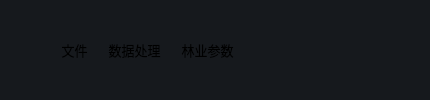
       <widget class="QWidget" name="headContainer" native="true">
        <property name="minimumSize">
         <size>
          <width>0</width>
          <height>30</height>
         </size>
        </property>
        <property name="maximumSize">
         <size>
          <width>16777215</width>
          <height>16777215</height>
         </size>
        </property>
        <property name="styleSheet">
         <string notr="true">
background-color:#16191d;

</string>
        </property>
        <layout class="QHBoxLayout" name="horizontalLayout_6">
         <property name="spacing">
          <number>0</number>
         </property>
         <property name="leftMargin">
          <number>0</number>
         </property>
         <property name="topMargin">
          <number>0</number>
         </property>
         <property name="rightMargin">
          <number>0</number>
         </property>
         <property name="bottomMargin">
          <number>0</number>
         </property>
         <item>
          <layout class="QHBoxLayout" name="menu">
           <property name="spacing">
            <number>0</number>
           </property>
           <property name="leftMargin">
            <number>6</number>
           </property>
           <property name="topMargin">
            <number>0</number>
           </property>
           <property name="rightMargin">
            <number>0</number>
           </property>
           <item>
            <widget class="QPushButton" name="menu_show">
             <property name="maximumSize">
              <size>
               <width>16777215</width>
               <height>16777215</height>
              </size>
             </property>
             <property name="font">
              <font>
               <pointsize>10</pointsize>
              </font>
             </property>
             <property name="toolTip">
              <string/>
             </property>
             <property name="styleSheet">
              <string notr="true">QPushButton {
    border-radius: 10px;
    padding: 5px;  /* 添加一些内边距，让按钮更美观 */
}

QPushButton:hover {
    background-color: #015371;
}

QPushButton:pressed {
    padding-left: 3px;
    padding-top: 3px;
}</string>
             </property>
             <property name="text">
              <string/>
             </property>
             <property name="icon">
              <iconset resource="../assets/icons/icon.qrc">
               <normaloff>:/icon/icon/menu.svg</normaloff>:/icon/icon/menu.svg</iconset>
             </property>
             <property name="iconSize">
              <size>
               <width>25</width>
               <height>25</height>
              </size>
             </property>
            </widget>
           </item>
           <item>
            <widget class="QToolButton" name="file">
             <property name="font">
              <font>
               <pointsize>10</pointsize>
              </font>
             </property>
             <property name="styleSheet">
              <string notr="true">QToolButton {
    border-radius: 10px;
    padding: 5px;  /* 添加一些内边距，让按钮更美观 */
}

QToolButton:hover {
    background-color: #015371;
}

QToolButton:pressed {
    padding-left: 3px;
    padding-top: 3px;
	background-color: #015371;
}
QToolButton::menu-indicator {
                                image: none;
}</string>
             </property>
             <property name="text">
              <string>文件</string>
             </property>
            </widget>
           </item>
           <item>
            <widget class="QToolButton" name="processing">
             <property name="font">
              <font>
               <pointsize>10</pointsize>
              </font>
             </property>
             <property name="styleSheet">
              <string notr="true">QToolButton {
    border-radius: 10px;
    padding: 5px;  /* 添加一些内边距，让按钮更美观 */
}

QToolButton:hover {
    background-color: #015371;
}

QToolButton:pressed {
    padding-left: 3px;
    padding-top: 3px;
	background-color: #015371;
}
QToolButton::menu-indicator {
                                image: none;
}</string>
             </property>
             <property name="text">
              <string>数据处理</string>
             </property>
            </widget>
           </item>
           <item>
            <widget class="QToolButton" name="forestry_parameter_extraction">
             <property name="font">
              <font>
               <pointsize>10</pointsize>
              </font>
             </property>
             <property name="styleSheet">
              <string notr="true">QToolButton {
    border-radius: 10px;
    padding: 5px;  /* 添加一些内边距，让按钮更美观 */
}

QToolButton:hover {
    background-color: #015371;
}

QToolButton:pressed {
    padding-left: 3px;
    padding-top: 3px;
	background-color: #015371;
}
QToolButton::menu-indicator {
                                image: none;
}</string>
             </property>
             <property name="text">
              <string>林业参数</string>
             </property>
            </widget>
           </item>
           <item>
            <spacer name="horizontalSpacer">
             <property name="orientation">
              <enum>Qt::Orientation::Horizontal</enum>
             </property>
             <property name="sizeHint" stdset="0">
              <size>
               <width>40</width>
               <height>20</height>
              </size>
             </property>
            </spacer>
           </item>
          </layout>
         </item>
         <item>
          <layout class="QHBoxLayout" name="horizontalLayout_5">
           <property name="spacing">
            <number>10</number>
           </property>
           <item>
            <widget class="QPushButton" name="minimize_window_button">
             <property name="maximumSize">
              <size>
               <width>16777215</width>
               <height>30</height>
              </size>
             </property>
             <property name="styleSheet">
              <string notr="true">QPushButton {
    border-radius: 10px;
    padding: 5px;  /* 添加一些内边距，让按钮更美观 */
}

QPushButton:hover {
    background-color: #015371;
}

QPushButton:pressed {
    padding-left: 3px;
    padding-top: 3px;
}</string>
             </property>
             <property name="text">
              <string/>
             </property>
             <property name="icon">
              <iconset resource="../assets/icons/icon.qrc">
               <normaloff>:/icon/icon/minus.svg</normaloff>:/icon/icon/minus.svg</iconset>
             </property>
             <property name="iconSize">
              <size>
               <width>20</width>
               <height>20</height>
              </size>
             </property>
            </widget>
           </item>
           <item>
            <widget class="QPushButton" name="maximize_window_button">
             <property name="maximumSize">
              <size>
               <width>16777215</width>
               <height>30</height>
              </size>
             </property>
             <property name="styleSheet">
              <string notr="true">QPushButton {
    border-radius: 10px;
    padding: 5px;  /* 添加一些内边距，让按钮更美观 */
}

QPushButton:hover {
    background-color: #015371;
}

QPushButton:pressed {
    padding-left: 3px;
    padding-top: 3px;
}</string>
             </property>
             <property name="text">
              <string/>
             </property>
             <property name="icon">
              <iconset resource="../assets/icons/icon.qrc">
               <normaloff>:/icon/icon/square.svg</normaloff>:/icon/icon/square.svg</iconset>
             </property>
             <property name="iconSize">
              <size>
               <width>20</width>
               <height>20</height>
              </size>
             </property>
            </widget>
           </item>
           <item>
            <widget class="QPushButton" name="close_window_button">
             <property name="maximumSize">
              <size>
               <width>16777215</width>
               <height>30</height>
              </size>
             </property>
             <property name="styleSheet">
              <string notr="true">QPushButton {
    border-radius: 10px;
    padding: 5px;  /* 添加一些内边距，让按钮更美观 */
}

QPushButton:hover {
    background-color: #015371;
}

QPushButton:pressed {
    padding-left: 3px;
    padding-top: 3px;
}</string>
             </property>
             <property name="text">
              <string/>
             </property>
             <property name="icon">
              <iconset resource="../assets/icons/icon.qrc">
               <normaloff>:/icon/icon/x.svg</normaloff>:/icon/icon/x.svg</iconset>
             </property>
             <property name="iconSize">
              <size>
               <width>20</width>
               <height>20</height>
              </size>
             </property>
            </widget>
           </item>
          </layout>
         </item>
        </layout>
       </widget>
